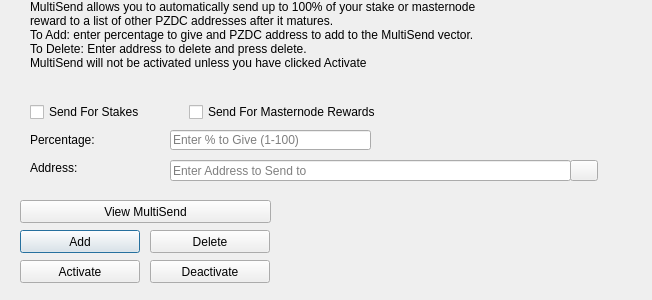
<?xml version="1.0" encoding="UTF-8"?>
<ui version="4.0">
 <class>MultiSendDialog</class>
 <widget class="QDialog" name="MultiSendDialog">
  <property name="windowModality">
   <enum>Qt::NonModal</enum>
  </property>
  <property name="geometry">
   <rect>
    <x>0</x>
    <y>0</y>
    <width>652</width>
    <height>300</height>
   </rect>
  </property>
  <property name="windowTitle">
   <string>MultiSend</string>
  </property>
  <widget class="QLineEdit" name="multiSendPercentEdit">
   <property name="geometry">
    <rect>
     <x>170</x>
     <y>130</y>
     <width>201</width>
     <height>20</height>
    </rect>
   </property>
   <property name="toolTip">
    <string>Enter whole numbers 1 - 100</string>
   </property>
   <property name="placeholderText">
    <string>Enter % to Give (1-100)</string>
   </property>
  </widget>
  <widget class="QLineEdit" name="multiSendAddressEdit">
   <property name="geometry">
    <rect>
     <x>170</x>
     <y>160</y>
     <width>401</width>
     <height>21</height>
    </rect>
   </property>
   <property name="toolTip">
    <string/>
   </property>
   <property name="placeholderText">
    <string>Enter Address to Send to</string>
   </property>
  </widget>
  <widget class="QLabel" name="label_2">
   <property name="geometry">
    <rect>
     <x>30</x>
     <y>0</y>
     <width>451</width>
     <height>121</height>
    </rect>
   </property>
   <property name="lineWidth">
    <number>1</number>
   </property>
   <property name="text">
    <string>MultiSend allows you to automatically send up to 100% of your stake or masternode reward to a list of other PZDC addresses after it matures.
To Add: enter percentage to give and PZDC address to add to the MultiSend vector.
To Delete: Enter address to delete and press delete.
MultiSend will not be activated unless you have clicked Activate</string>
   </property>
   <property name="alignment">
    <set>Qt::AlignLeading|Qt::AlignLeft|Qt::AlignTop</set>
   </property>
   <property name="wordWrap">
    <bool>true</bool>
   </property>
  </widget>
  <widget class="QLabel" name="message">
   <property name="geometry">
    <rect>
     <x>290</x>
     <y>200</y>
     <width>351</width>
     <height>91</height>
    </rect>
   </property>
   <property name="text">
    <string/>
   </property>
  </widget>
  <widget class="QPushButton" name="addButton">
   <property name="geometry">
    <rect>
     <x>20</x>
     <y>230</y>
     <width>120</width>
     <height>23</height>
    </rect>
   </property>
   <property name="toolTip">
    <string/>
   </property>
   <property name="statusTip">
    <string>Add to MultiSend Vector</string>
   </property>
   <property name="text">
    <string>Add</string>
   </property>
  </widget>
  <widget class="QPushButton" name="disableButton">
   <property name="geometry">
    <rect>
     <x>150</x>
     <y>260</y>
     <width>120</width>
     <height>23</height>
    </rect>
   </property>
   <property name="statusTip">
    <string>Deactivate MultiSend</string>
   </property>
   <property name="text">
    <string>Deactivate</string>
   </property>
  </widget>
  <widget class="QPushButton" name="addressBookButton">
   <property name="geometry">
    <rect>
     <x>570</x>
     <y>160</y>
     <width>28</width>
     <height>21</height>
    </rect>
   </property>
   <property name="toolTip">
    <string>Choose an address from the address book</string>
   </property>
   <property name="text">
    <string/>
   </property>
   <property name="icon">
    <iconset resource="../pzdc.qrc">
     <normaloff>:/icons/address-book</normaloff>:/icons/address-book</iconset>
   </property>
   <property name="shortcut">
    <string>Alt+A</string>
   </property>
   <property name="autoDefault">
    <bool>false</bool>
   </property>
  </widget>
  <widget class="QLabel" name="label">
   <property name="geometry">
    <rect>
     <x>30</x>
     <y>130</y>
     <width>121</width>
     <height>20</height>
    </rect>
   </property>
   <property name="toolTip">
    <string>Percentage of stake to send</string>
   </property>
   <property name="text">
    <string>Percentage:</string>
   </property>
  </widget>
  <widget class="QLabel" name="label_5">
   <property name="geometry">
    <rect>
     <x>30</x>
     <y>160</y>
     <width>111</width>
     <height>16</height>
    </rect>
   </property>
   <property name="toolTip">
    <string>Address to send portion of stake to</string>
   </property>
   <property name="text">
    <string>Address:</string>
   </property>
  </widget>
  <widget class="QPushButton" name="deleteButton">
   <property name="geometry">
    <rect>
     <x>150</x>
     <y>230</y>
     <width>120</width>
     <height>23</height>
    </rect>
   </property>
   <property name="toolTip">
    <string/>
   </property>
   <property name="statusTip">
    <string>Delete Address From MultiSend Vector</string>
   </property>
   <property name="text">
    <string>Delete</string>
   </property>
  </widget>
  <widget class="QPushButton" name="activateButton">
   <property name="geometry">
    <rect>
     <x>20</x>
     <y>260</y>
     <width>120</width>
     <height>23</height>
    </rect>
   </property>
   <property name="statusTip">
    <string>Activate MultiSend</string>
   </property>
   <property name="text">
    <string>Activate</string>
   </property>
  </widget>
  <widget class="QPushButton" name="viewButton">
   <property name="geometry">
    <rect>
     <x>20</x>
     <y>200</y>
     <width>251</width>
     <height>23</height>
    </rect>
   </property>
   <property name="toolTip">
    <string/>
   </property>
   <property name="statusTip">
    <string>View MultiSend Vector</string>
   </property>
   <property name="text">
    <string>View MultiSend</string>
   </property>
  </widget>
  <widget class="QWidget" name="horizontalLayoutWidget">
   <property name="geometry">
    <rect>
     <x>30</x>
     <y>100</y>
     <width>351</width>
     <height>24</height>
    </rect>
   </property>
   <layout class="QHBoxLayout" name="horizontalLayout">
    <item>
     <widget class="QCheckBox" name="multiSendStakeCheckBox">
      <property name="text">
       <string>Send For Stakes</string>
      </property>
     </widget>
    </item>
    <item>
     <widget class="QCheckBox" name="multiSendMasternodeCheckBox">
      <property name="text">
       <string>Send For Masternode Rewards</string>
      </property>
     </widget>
    </item>
   </layout>
  </widget>
 </widget>
 <resources>
  <include location="../pzdc.qrc"/>
 </resources>
 <connections/>
</ui>
